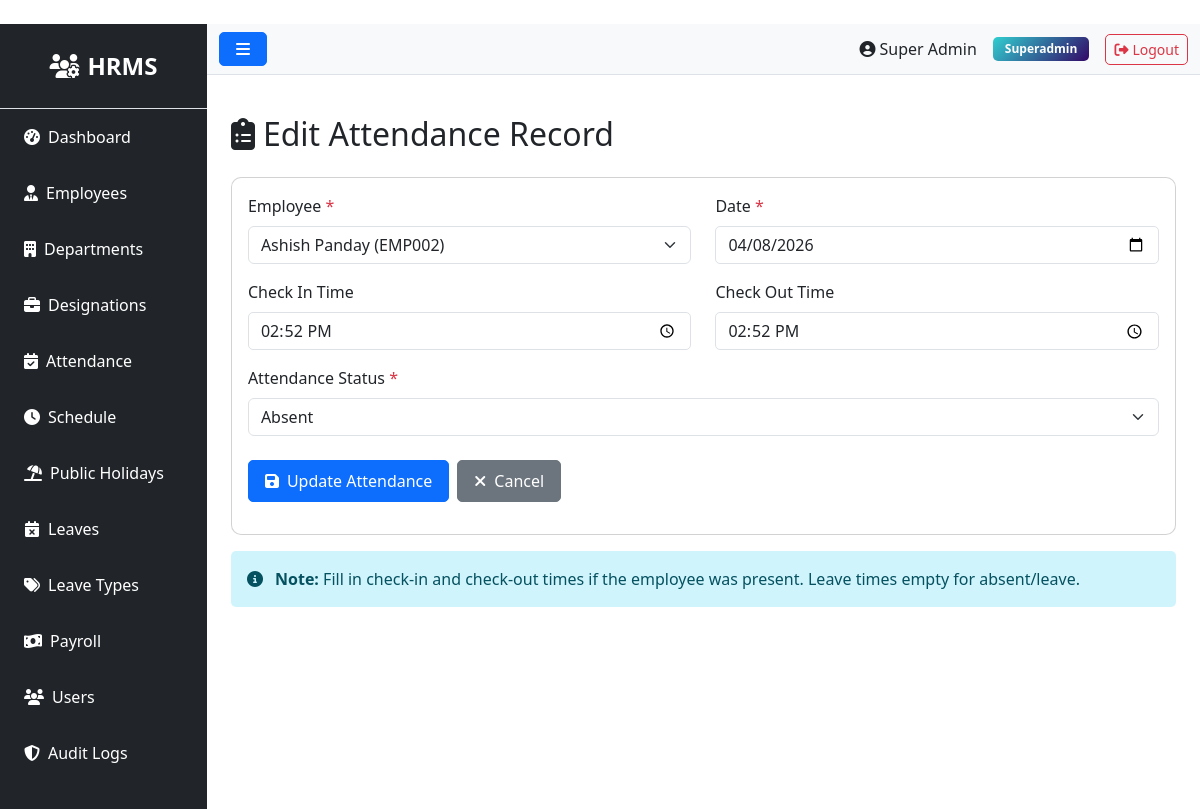
/attendance/edit/16 (signed in), run on an earlier commit of the app's database.
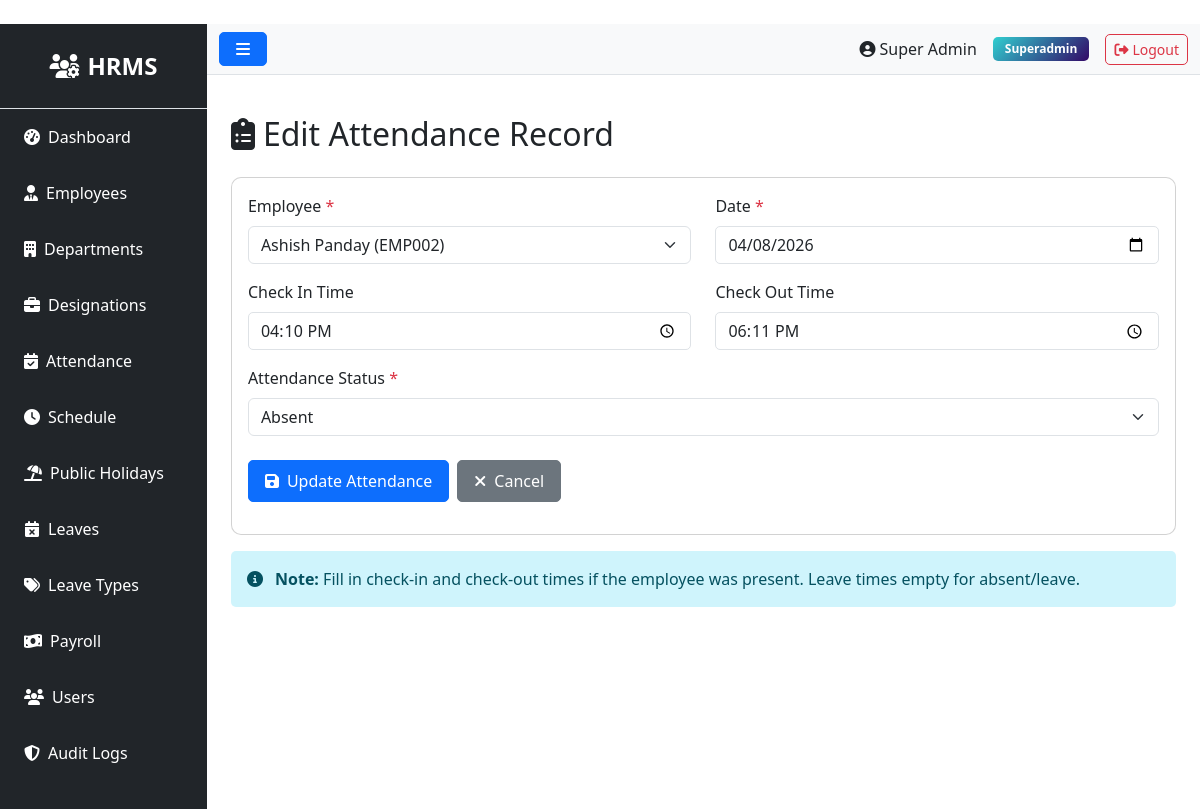
And on a later commit of the database.
### models.py (models this page shows, shortened)
class Attendance(db.Model):
    __tablename__ = 'attendances'
    id = db.Column(db.Integer, primary_key=True)
    employee_id = db.Column(db.Integer, db.ForeignKey('employees.id'), nullable=False)
    date = db.Column(db.Date, nullable=False)
    time_in = db.Column(db.Time)
    time_out = db.Column(db.Time)
    status = db.Column(db.String(20))  # present, absent, holiday, weekend
    description = db.Column(db.Text)  # For holiday name or other notes
    created_at = db.Column(db.DateTime, default=datetime.utcnow)
    updated_at = db.Column(db.DateTime, default=datetime.utcnow, onupdate=datetime.utcnow)

class Employee(db.Model):
    __tablename__ = 'employees'
    id = db.Column(db.Integer, primary_key=True)
    department_id = db.Column(db.Integer, db.ForeignKey('departments.id'))
    designation_id = db.Column(db.Integer, db.ForeignKey('designations.id'))
    schedule_id = db.Column(db.Integer, db.ForeignKey('schedules.id'))
    firstname = db.Column(db.String(100), nullable=False)
    lastname = db.Column(db.String(100), nullable=False)
    unique_id = db.Column(db.String(50), unique=True)
    email = db.Column(db.String(100), unique=True)
    phone = db.Column(db.String(20))
    address = db.Column(db.Text)
    dob = db.Column(db.Date)
    gender = db.Column(db.String(10))
    religion = db.Column(db.String(50))
    marital = db.Column(db.String(20))
    image = db.Column(db.String(255))  # Store image filename
    status = db.Column(db.String(20), default='active')
    created_at = db.Column(db.DateTime, default=datetime.utcnow)
    updated_at = db.Column(db.DateTime, default=datetime.utcnow, onupdate=datetime.utcnow)
    attendances = db.relationship('Attendance', backref='employee', lazy=True, cascade='all, delete-orphan')
    checks = db.relationship('Check', backref='employee', lazy=True, cascade='all, delete-orphan')
    salary = db.relationship('Salary', backref='employee', uselist=False, cascade='all, delete-orphan')
    leaves = db.relationship('Leave', backref='employee', lazy=True, cascade='all, delete-orphan')
    late_times = db.relationship('LateTime', backref='employee', lazy=True, cascade='all, delete-orphan')
    over_times = db.relationship('OverTime', backref='employee', lazy=True, cascade='all, delete-orphan')
    payrolls = db.relationship('Payroll', backref='employee', lazy=True, cascade='all, delete-orphan')

### routes/attendance.py (the view, shortened to what this page needs)
@bp.route('/edit/<int:attendance_id>', methods=['GET', 'POST'])
@login_required
def edit(attendance_id):
    if not current_user.is_authenticated or current_user.role.name not in ['superadmin', 'admin', 'moderator', 'hr']:
        flash('Access denied', 'danger')
        return redirect(url_for('auth.login'))
    attendance = Attendance.query.get_or_404(attendance_id)
    employees = Employee.query.order_by(Employee.firstname).all()
    default_date = attendance.date.isoformat() if attendance and attendance.date else datetime.now().date().isoformat()
    return render_template('admin/attendance/create.html', attendance=attendance, employees=employees, default_date=default_date)

### app.py (called while the page is built)
@login_manager.user_loader
def load_user(user_id):
    try:
        return db.session.get(User, int(user_id))
    except Exception as e:
        app.logger.error(f'Error loading user {user_id}: {str(e)}')
        return None

@app.context_processor
def inject_user():
    pending_leaves = 0
    try:
        if current_user.is_authenticated and getattr(current_user, 'role', None) and current_user.role.name in ['superadmin', 'admin', 'hr']:
            from models import Leave
            pending_leaves = Leave.query.filter_by(status='pending').count()
    except Exception:
        pending_leaves = 0
    return dict(current_user=current_user, pending_leaves=pending_leaves)

### templates/admin/attendance/create.html (shortened to what this page needs)
﻿{% extends "base.html" %}
{% block content %}
<div class="mb-4">
    <h2><i class="fas fa-clipboard-list me-2"></i>{% if attendance %}Edit{% else %}Add{% endif %} Attendance Record</h2>
</div>
<div class="card">
    <div class="card-body">
        <form method="POST" class="needs-validation">
            <div class="row">
                <div class="col-md-6 mb-3">
                    <label for="employee_id" class="form-label">Employee <span class="text-danger">*</span></label>
                    <select class="form-select" name="employee_id" id="employee_id" required>
                        {% for e in employees %}
                        <option value="{{ e.id }}" {% if attendance and attendance.employee_id == e.id %}selected{% endif %}>
                            {{ e.firstname }} {{ e.lastname }} ({{ e.unique_id or 'N/A' }})
                        </option>
                        {% endfor %}
                    </select>
                </div>
                <div class="col-md-6 mb-3">
                    <label for="date" class="form-label">Date <span class="text-danger">*</span></label>
                    <input type="date" class="form-control" name="date" id="date"
                        value="{% if attendance %}{{ attendance.date }}{% else %}{{ default_date }}{% endif %}" required>
                </div>
            </div>
            <div class="row">
                <div class="col-md-6 mb-3">
                    <label for="time_in" class="form-label">Check In Time</label>
                    <input type="time" class="form-control" name="time_in" id="time_in"
                        value="{% if attendance and attendance.time_in %}{{ attendance.time_in.strftime('%H:%M') }}{% endif %}">
                </div>
                <div class="col-md-6 mb-3">
                    <label for="time_out" class="form-label">Check Out Time</label>
                    <input type="time" class="form-control" name="time_out" id="time_out"
                        value="{% if attendance and attendance.time_out %}{{ attendance.time_out.strftime('%H:%M') }}{% endif %}">
                </div>
            </div>
            <div class="mb-3">
                <label for="status" class="form-label">Attendance Status <span class="text-danger">*</span></label>
                <select class="form-select" name="status" id="status" required>
                    <option value="absent" {% if attendance and attendance.status == 'absent' %}selected{% endif %}>
                        <i class="fas fa-times-circle"></i> Absent
                    </option>
                </select>
            </div>
            <div class="d-flex gap-2 mt-4">
                <button type="submit" class="btn btn-primary">
                    <i class="fas fa-save me-2"></i>{% if attendance %}Update{% else %}Save{% endif %} Attendance
                </button>
                <a href="{{ url_for('attendance.index') }}" class="btn btn-secondary">
                    <i class="fas fa-times me-2"></i>Cancel
                </a>
            </div>
        </form>
    </div>
</div>
<div class="alert alert-info mt-3">
    <i class="fas fa-info-circle me-2"></i>
    <strong>Note:</strong> Fill in check-in and check-out times if the employee was present. Leave times empty for absent/leave.
</div>
{% endblock %}

What changed in the data, as far as the page shows it:
changed Attendance "Absent": time_in "14:52" → "16:10"; time_out "14:52" → "18:11"
